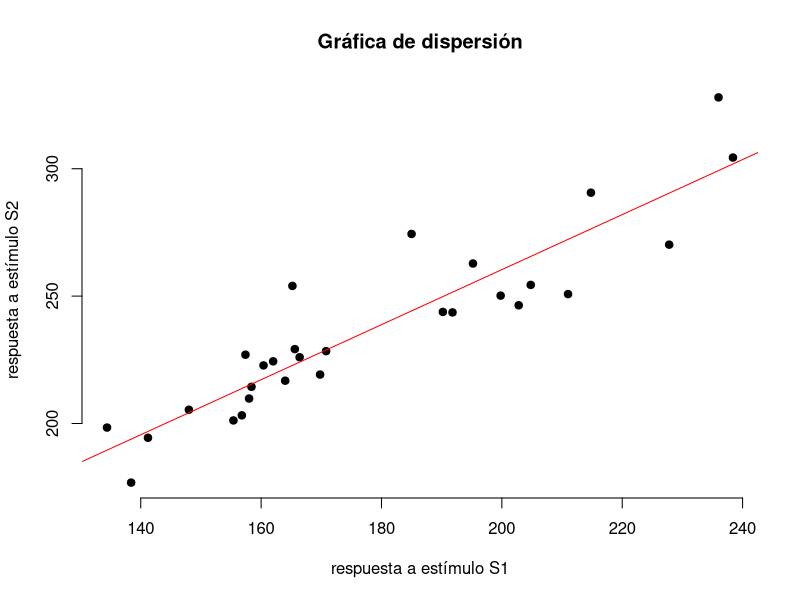
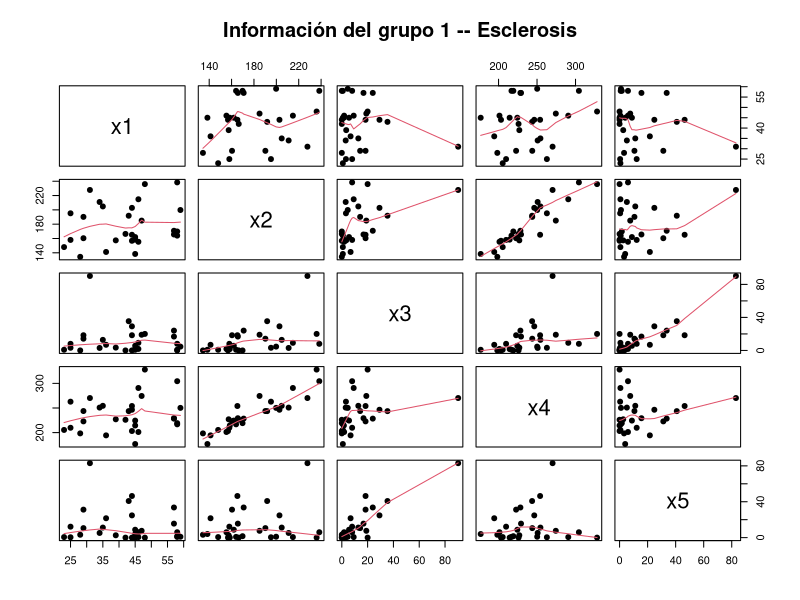
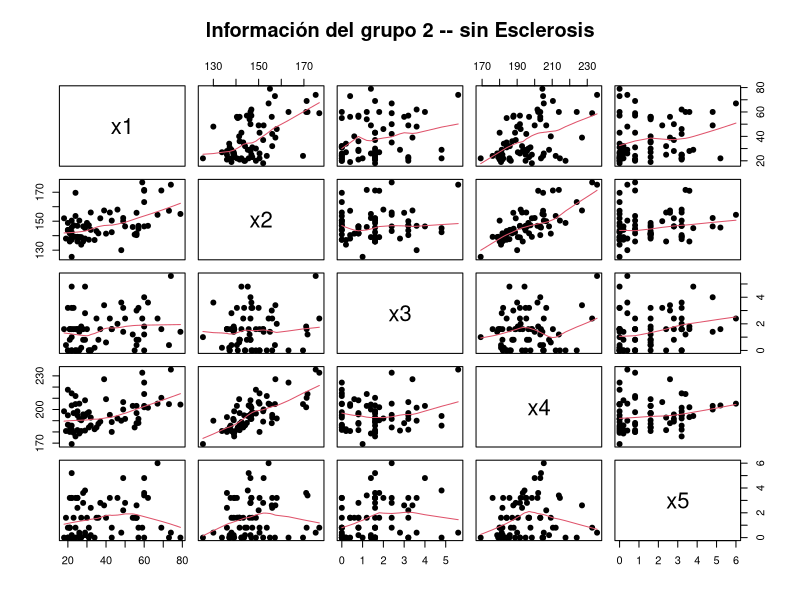
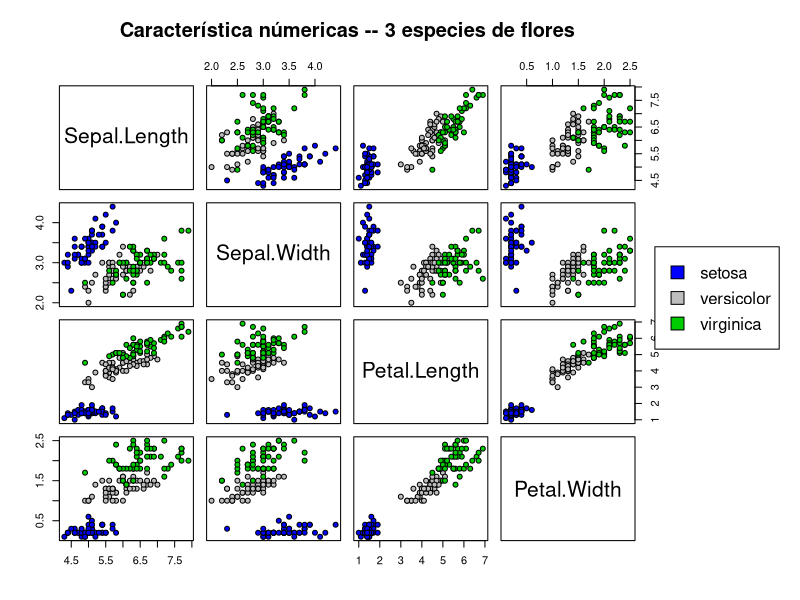

The R source for these figures, in order:
## ---- chunk 1
knitr::opts_chunk$set(echo = TRUE)
## ---- chunk 2
a <- matrix(data=c(7,2,5,1,3,8),nrow=2,ncol=3)
b <- matrix(data=c(11,12,-7,0,8,9),nrow=2,ncol=3)
a_t <- t(a) #transponemos la matriz a 
a - b # resta de matrices 
# a%*%b #producto de matrices a con b, (non-conformable arguments)
a_t%*%a 
a%*%a_t  
a+b
a_t%*%b
b_t <- t(b)
a%*%b_t
a_2 <- 17.3*a
b_2 <- (1/19)*b
b_2
## ---- chunk 3
install.packages("dplyr",repos="http://cran.us.r-project.org")
library(dplyr)
tabla <- read.table("T1-6.DAT")
colnames(tabla) <-c("x1","x2","x3","x4","x5","x6")
grupo1 <-subset(tabla,x6=="0",select = -x6)
grupo2 <-subset(tabla,x6=="1",select = -x6)

#gráfica de dispersión 
plot(grupo2$x2,grupo2$x4, main ="Gráfica de dispersión", xlab = "respuesta a estímulo S1",ylab="respuesta a estímulo S2", pch=19,frame=FALSE)
abline(lm(x4~x2,data=grupo2),col="red")

## ---- chunk 4
#grupo 1
grupo1 <-as.matrix(grupo1)
n <- nrow(grupo1)
uno <- rep(1,n)
v_medias <- t(grupo1) %*% uno/n
H <- diag(n) - uno%*% t(uno)/n 
S <- round(t(grupo1) %*% H %*% grupo1/(n-1),2)
R <- cor(grupo1)


#grupo2
grupo2 <-as.matrix(grupo2)
n <- nrow(grupo2)
uno <- rep(1,n)
v_medias <- t(grupo2) %*% uno/n
H <- diag(n) - uno%*% t(uno)/n 
S <- round(t(grupo2) %*% H %*% grupo2/(n-1),2)
R <- cor(grupo2)
## ---- chunk 5
pairs(grupo2[,],pch=19,lower.panel = panel.smooth,upper.panel=panel.smooth, main="Información del grupo 1 -- Esclerosis")
pairs(grupo1[,],pch=19,lower.panel = panel.smooth,upper.panel=panel.smooth, main="Información del grupo 2 -- sin Esclerosis")
## ---- chunk 6
# a) Obtención del vector de medias, la matriz A y la matriz de covarianza muestral insesgada
library(datasets)
data("iris3")
flores <-as.data.frame(iris3)
setosa <-as.matrix(subset(flores,select = -c(5:12)))
m <- nrow(setosa)
uno <- rep(1,m)
v_medias_setosa <-t(setosa) %*% uno/m
H <- diag(m) - uno%*% t(uno)/m 
A <- round(t(setosa) %*% H %*% setosa,2)
S_x <- (1/49)*A
## ---- chunk 7
# b) Obtención de los eigenvalores y eigenvectores de S
lista <-eigen(S_x)
e_valores <-as.vector(lista[[1]])
U <-as.matrix(lista[[2]])
L=diag(e_valores)
S <-U%*%L%*%t(U)
I4 <- t(U)%*%U
I4_2 <- U%*%t(U)

# c) Matriz de gráficas de dispersión
pairs(iris[,1:4],main="Característica númericas -- 3 especies de flores", pch=21,bg=c("blue","gray","green3")[iris$Species], oma=c(4,4,6,12))
par(xpd=TRUE)
legend(0.85,0.6, as.vector(unique(iris$Species)),fill=c("blue","gray","green3"))


## ---- chunk 8
matriz_identidad <-diag(ncol(setosa))
C <- cbind(matriz_identidad,c(0,0,1,1))
Y <- setosa%*%C
s <- nrow(Y)
uno <- rep(1,s)
H <- diag(s) - uno%*% t(uno)/s 
A <- round(t(Y) %*% H %*% Y,2)
S_y <- (1/49)*A
S_y_c <- t(C)%*%S_x%*%C
